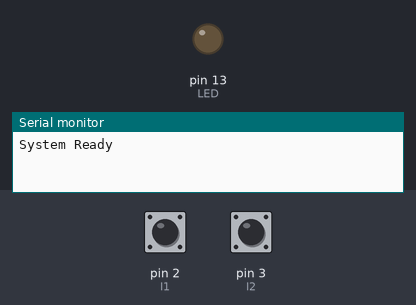
This sketch was run on a simulated Arduino Uno, built with avr-gcc and run on an emulated ATmega328P. Parts: output pins drawn as LEDs (lit = HIGH), the last lines printed to the serial monitor. The test bench sets the inputs (shaded band); at power-on: pin 2 (I1) HIGH, pin 3 (I2) HIGH.

Above: at 1.7 s.
1.8 s: pin 2 (I1) pulled LOW for 0.15 s
At 2.9 s:
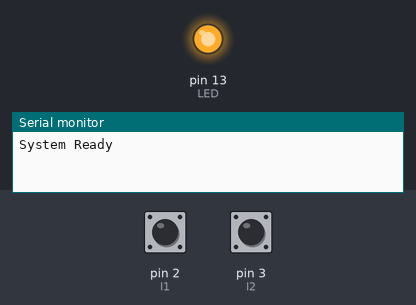
3.4 s: pin 3 (I2) pulled LOW for 0.15 s
At 4.6 s:
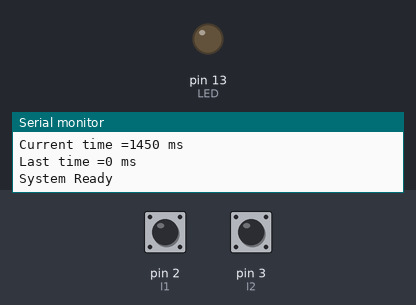
5.0 s: pin 2 (I1) pulled LOW for 1 s
At 6.6 s:
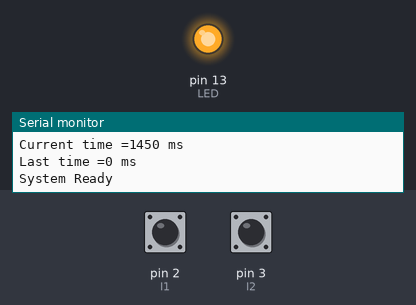
7.5 s: pin 3 (I2) pulled LOW for 1 s
At 7.8 s:
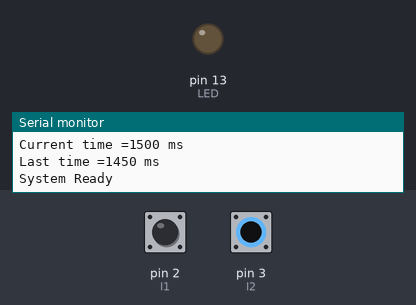
Timing chart, 0 to 10.5 s (numbered marks = the images above; inputs shaded):
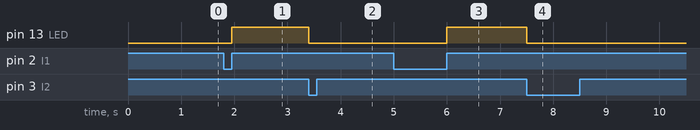

The sketch:

timer_for_BSPD-v_0_01a.ino
```cpp
#include <SoftwareSerial.h>

#define LED 13
#define I1 2
#define I2 3
#define BT_Tx 4
#define BT_Rx 5


volatile bool state = LOW;
volatile bool change = LOW;
volatile long timer = 0;
volatile long long timeRaw = 0;
volatile long pretimer= 0;
volatile long aux1 = 0;
volatile long aux2 = 0;

SoftwareSerial BT1(BT_Rx,BT_Tx);//RX-TX

void setup() {
  pinMode(LED, OUTPUT);
  pinMode(I1, INPUT_PULLUP);
  pinMode(I2, INPUT_PULLUP);


  attachInterrupt(digitalPinToInterrupt(I1), timein, RISING);
  attachInterrupt(digitalPinToInterrupt(I2), timeout, FALLING);

  BT1.begin(9600); //Start BLE service
  Serial.begin (9600);//Start Serial port to debug console
delay(500);

   Serial.println("System Ready");
   BT1.println("System Ready");
}

void loop() {
  digitalWrite(LED, state);

  if(change)
  {
    change=LOW;
    timer = timeRaw/1000;
    BT1.print("Current time =");
      BT1.print(timer);
      BT1.println(" ms");
      BT1.print("Last time =");
      BT1.print(pretimer);
      BT1.println(" ms");
      Serial.print("Current time =");
      Serial.print(timer);
      Serial.println(" ms");
      Serial.print("Last time =");
      Serial.print(pretimer);
      Serial.println(" ms");

      Serial.println();

      pretimer = timer;
      Serial.println("System Ready");
      BT1.println("System Ready");
    }

  if (pretimer != timer)
    {


    }


}

void timein() {
  if (not state){
  state = HIGH;
  aux1=micros();
  timer=0;
  }
}

void timeout() {
  aux2=micros();
  timeRaw = aux2 - aux1;
  state = LOW;
  change = HIGH;
}
```

Measured:
- after the input at 1.8 s, pin 13 (LED): LOW → HIGH after 0.15 s
- after the input at 3.4 s, pin 13 (LED): HIGH → LOW at once
- after the input at 5.0 s, pin 13 (LED): LOW → HIGH after 1.0 s
- after the input at 7.5 s, pin 13 (LED): HIGH → LOW at once
